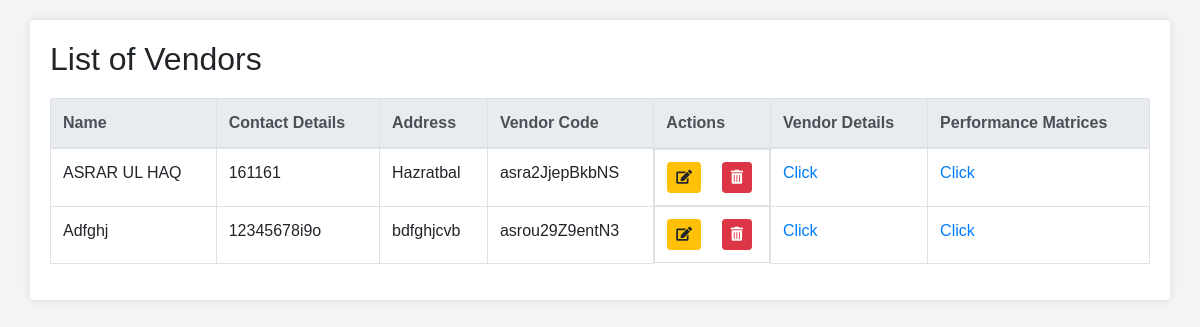
Page /list_vendors on the earlier database version.
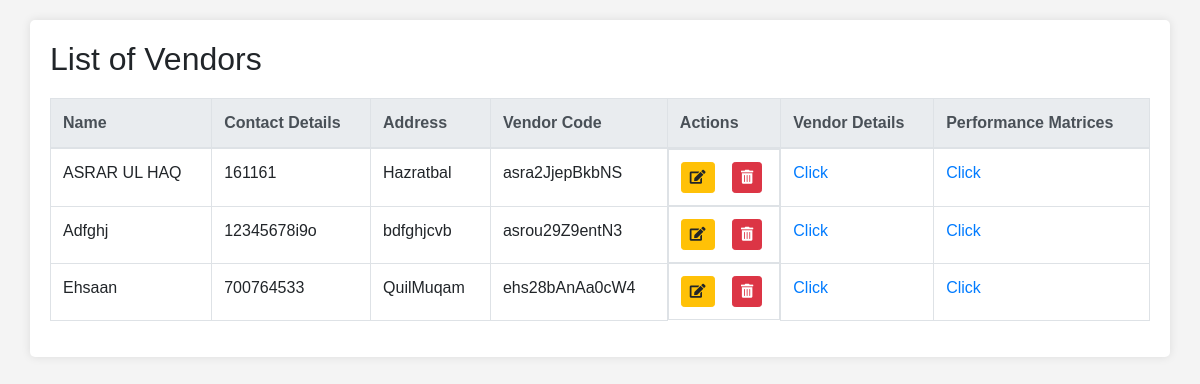
Same page on the later database version.
### vendor/models.py (models this page shows, shortened)
class Vendor(models.Model):
    id=models.AutoField(primary_key=True)
    name = models.CharField(max_length=255)
    contact_details = models.TextField()
    address = models.TextField()
    vendor_code = models.CharField(max_length=50, unique=True)
    on_time_delivery_rate = models.FloatField(default=0.0)
    quality_rating_avg = models.FloatField(default=0.0)
    average_response_time = models.FloatField(default=0.0)
    fulfillment_rate = models.FloatField(default=0.0)

### vendor/views.py (the view)
# urls.py: path("list_vendors", views.list_vendors, name="list_vendors"),
def list_vendors(request,message=None):
    context = {'segment': 'index'}
    if message is not None:
        context[message[0]] = message[1]
    vendors=Vendor.objects.all()
    context['vendors'] = vendors
    return render(request, 'profile_management/list_vendors.html', context)

### vendor/templates/profile_management/list_vendors.html (shortened to what this page needs)
<!DOCTYPE html>
<html lang="en">
<head>
    <link rel="stylesheet" href="https://stackpath.bootstrapcdn.com/bootstrap/4.5.2/css/bootstrap.min.css">
    <link rel="stylesheet" href="https://cdnjs.cloudflare.com/ajax/libs/font-awesome/5.15.4/css/all.min.css">
</head>
<body>
    <div class="container">
        <h2>List of Vendors</h2>
        <div class="table-responsive">
            <table class="table table-bordered table-hover">
                <thead class="thead-light">
                    <tr>
                        <th>Name</th>
                        <th>Contact Details</th>
                        <th>Address</th>
                        <th>Vendor Code</th>
                        <th>Actions</th>
                        <th>Vendor Details</th>
                        <th>Performance Matrices</th>
                    </tr>
                </thead>
                <tbody>
                    {% for vendor in vendors %}
                    <tr>
                        <td>{{ vendor.name }}</td>
                        <td>{{ vendor.contact_details }}</td>
                        <td>{{ vendor.address }}</td>
                        <td>{{ vendor.vendor_code }}</td>
                        <td class="actions">
                            <a href="{% url 'update_vendor' vendor.id %}" class="btn btn-warning btn-sm"><i class="fas fa-edit"></i></a>
                            <a href="{% url 'delete_vendor' vendor.id %}" onclick="return confirm('Are you sure you want to delete?')"  class="btn btn-danger btn-sm"><i class="fas fa-trash-alt"></i></a>
                        </td>
                        <td>
                            <a href="{% url 'vendor_details' vendor_id=vendor.id %}">Click</a>
                        </td>
                        <td>
                            <a href="/api/vendors/{{ vendor.id }}/performance" class="nav_link sublink "> Click </a>
                        </td>
                    </tr>
                    {% empty %}
                    <tr>
                        <td colspan="8">No vendors available</td>
                    </tr>
                    {% endfor %}
                </tbody>
            </table>
        </div>
    </div>
</body>
</html>

Differences in the rows shown:
added Vendor: name "Ehsaan", contact_details "700764533", address "QuilMuqam", vendor_code "ehs28bAnAa0cW4"
